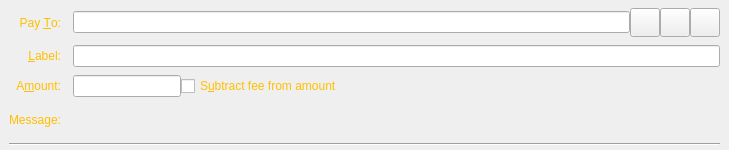
<?xml version="1.0" encoding="UTF-8"?>
<ui version="4.0">
 <class>SendCoinsEntry</class>
 <widget class="QStackedWidget" name="SendCoinsEntry">
  <property name="geometry">
   <rect>
    <x>0</x>
    <y>0</y>
    <width>729</width>
    <height>150</height>
   </rect>
  </property>
  <property name="focusPolicy">
   <enum>Qt::TabFocus</enum>
  </property>
  <property name="autoFillBackground">
   <bool>false</bool>
  </property>
  <property name="styleSheet">
   <string notr="true">QWidget#SendCoinsEntry { background-image: url(:/icons/Background);}
QLabel {color: #FFBF00;}
QRadioButton {color: #FFBF00;}
QCheckBox {color: #FFBF00;}
QPushButton {background-color: white;
    border-style: outset;
    border-width: 2px;
    border-radius: 5px;
    border-color: yellow;
    font: bold 12px;
    min-width: 6em;
    padding: 1px;
	color: #FFBF00
}</string>
  </property>
  <widget class="QFrame" name="SendCoins">
   <property name="toolTip">
    <string>This is a normal payment.</string>
   </property>
   <property name="frameShape">
    <enum>QFrame::NoFrame</enum>
   </property>
   <layout class="QGridLayout" name="gridLayout">
    <property name="topMargin">
     <number>8</number>
    </property>
    <property name="bottomMargin">
     <number>4</number>
    </property>
    <property name="horizontalSpacing">
     <number>12</number>
    </property>
    <property name="verticalSpacing">
     <number>8</number>
    </property>
    <item row="0" column="0">
     <widget class="QLabel" name="payToLabel">
      <property name="text">
       <string>Pay &amp;To:</string>
      </property>
      <property name="alignment">
       <set>Qt::AlignRight|Qt::AlignTrailing|Qt::AlignVCenter</set>
      </property>
      <property name="buddy">
       <cstring>payTo</cstring>
      </property>
     </widget>
    </item>
    <item row="0" column="1">
     <layout class="QHBoxLayout" name="payToLayout">
      <property name="spacing">
       <number>0</number>
      </property>
      <item>
       <widget class="QValidatedLineEdit" name="payTo">
        <property name="toolTip">
         <string>The Ilcoin address to send the payment to</string>
        </property>
       </widget>
      </item>
      <item>
       <widget class="QToolButton" name="addressBookButton">
        <property name="toolTip">
         <string>Choose previously used address</string>
        </property>
        <property name="text">
         <string/>
        </property>
        <property name="icon">
         <iconset resource="../ilcoin.qrc">
          <normaloff>:/icons/address-book</normaloff>:/icons/address-book</iconset>
        </property>
        <property name="iconSize">
         <size>
          <width>22</width>
          <height>22</height>
         </size>
        </property>
        <property name="shortcut">
         <string>Alt+A</string>
        </property>
       </widget>
      </item>
      <item>
       <widget class="QToolButton" name="pasteButton">
        <property name="toolTip">
         <string>Paste address from clipboard</string>
        </property>
        <property name="text">
         <string/>
        </property>
        <property name="icon">
         <iconset resource="../ilcoin.qrc">
          <normaloff>:/icons/editpaste</normaloff>:/icons/editpaste</iconset>
        </property>
        <property name="iconSize">
         <size>
          <width>22</width>
          <height>22</height>
         </size>
        </property>
        <property name="shortcut">
         <string>Alt+P</string>
        </property>
       </widget>
      </item>
      <item>
       <widget class="QToolButton" name="deleteButton">
        <property name="toolTip">
         <string>Remove this entry</string>
        </property>
        <property name="text">
         <string/>
        </property>
        <property name="icon">
         <iconset resource="../ilcoin.qrc">
          <normaloff>:/icons/remove</normaloff>:/icons/remove</iconset>
        </property>
        <property name="iconSize">
         <size>
          <width>22</width>
          <height>22</height>
         </size>
        </property>
       </widget>
      </item>
     </layout>
    </item>
    <item row="1" column="0">
     <widget class="QLabel" name="labellLabel">
      <property name="text">
       <string>&amp;Label:</string>
      </property>
      <property name="alignment">
       <set>Qt::AlignRight|Qt::AlignTrailing|Qt::AlignVCenter</set>
      </property>
      <property name="buddy">
       <cstring>addAsLabel</cstring>
      </property>
     </widget>
    </item>
    <item row="1" column="1">
     <widget class="QLineEdit" name="addAsLabel">
      <property name="toolTip">
       <string>Enter a label for this address to add it to the list of used addresses</string>
      </property>
     </widget>
    </item>
    <item row="2" column="0">
     <widget class="QLabel" name="amountLabel">
      <property name="text">
       <string>A&amp;mount:</string>
      </property>
      <property name="alignment">
       <set>Qt::AlignRight|Qt::AlignTrailing|Qt::AlignVCenter</set>
      </property>
      <property name="buddy">
       <cstring>payAmount</cstring>
      </property>
     </widget>
    </item>
    <item row="2" column="1">
     <layout class="QHBoxLayout" name="horizontalLayoutAmount" stretch="0,1">
      <item>
       <widget class="IlcoinAmountField" name="payAmount"/>
      </item>
      <item>
       <widget class="QCheckBox" name="checkboxSubtractFeeFromAmount">
        <property name="toolTip">
         <string>The fee will be deducted from the amount being sent. The recipient will receive less ilcoins than you enter in the amount field. If multiple recipients are selected, the fee is split equally.</string>
        </property>
        <property name="text">
         <string>S&amp;ubtract fee from amount</string>
        </property>
       </widget>
      </item>
     </layout>
    </item>
    <item row="3" column="0">
     <widget class="QLabel" name="messageLabel">
      <property name="text">
       <string>Message:</string>
      </property>
      <property name="alignment">
       <set>Qt::AlignRight|Qt::AlignTrailing|Qt::AlignVCenter</set>
      </property>
     </widget>
    </item>
    <item row="3" column="1">
     <widget class="QLabel" name="messageTextLabel">
      <property name="toolTip">
       <string>A message that was attached to the ilcoin: URI which will be stored with the transaction for your reference. Note: This message will not be sent over the Ilcoin network.</string>
      </property>
      <property name="textFormat">
       <enum>Qt::PlainText</enum>
      </property>
     </widget>
    </item>
    <item row="4" column="0" colspan="2">
     <widget class="Line" name="line">
      <property name="orientation">
       <enum>Qt::Horizontal</enum>
      </property>
     </widget>
    </item>
   </layout>
  </widget>
  <widget class="QFrame" name="SendCoins_UnauthenticatedPaymentRequest">
   <property name="palette">
    <palette>
     <active>
      <colorrole role="WindowText">
       <brush brushstyle="SolidPattern">
        <color alpha="255">
         <red>0</red>
         <green>0</green>
         <blue>0</blue>
        </color>
       </brush>
      </colorrole>
      <colorrole role="Button">
       <brush brushstyle="SolidPattern">
        <color alpha="255">
         <red>255</red>
         <green>255</green>
         <blue>127</blue>
        </color>
       </brush>
      </colorrole>
      <colorrole role="Light">
       <brush brushstyle="SolidPattern">
        <color alpha="255">
         <red>255</red>
         <green>255</green>
         <blue>255</blue>
        </color>
       </brush>
      </colorrole>
      <colorrole role="Midlight">
       <brush brushstyle="SolidPattern">
        <color alpha="255">
         <red>255</red>
         <green>255</green>
         <blue>191</blue>
        </color>
       </brush>
      </colorrole>
      <colorrole role="Dark">
       <brush brushstyle="SolidPattern">
        <color alpha="255">
         <red>127</red>
         <green>127</green>
         <blue>63</blue>
        </color>
       </brush>
      </colorrole>
      <colorrole role="Mid">
       <brush brushstyle="SolidPattern">
        <color alpha="255">
         <red>170</red>
         <green>170</green>
         <blue>84</blue>
        </color>
       </brush>
      </colorrole>
      <colorrole role="Text">
       <brush brushstyle="SolidPattern">
        <color alpha="255">
         <red>0</red>
         <green>0</green>
         <blue>0</blue>
        </color>
       </brush>
      </colorrole>
      <colorrole role="BrightText">
       <brush brushstyle="SolidPattern">
        <color alpha="255">
         <red>255</red>
         <green>255</green>
         <blue>255</blue>
        </color>
       </brush>
      </colorrole>
      <colorrole role="ButtonText">
       <brush brushstyle="SolidPattern">
        <color alpha="255">
         <red>0</red>
         <green>0</green>
         <blue>0</blue>
        </color>
       </brush>
      </colorrole>
      <colorrole role="Base">
       <brush brushstyle="SolidPattern">
        <color alpha="255">
         <red>255</red>
         <green>255</green>
         <blue>255</blue>
        </color>
       </brush>
      </colorrole>
      <colorrole role="Window">
       <brush brushstyle="SolidPattern">
        <color alpha="255">
         <red>255</red>
         <green>255</green>
         <blue>127</blue>
        </color>
       </brush>
      </colorrole>
      <colorrole role="Shadow">
       <brush brushstyle="SolidPattern">
        <color alpha="255">
         <red>0</red>
         <green>0</green>
         <blue>0</blue>
        </color>
       </brush>
      </colorrole>
      <colorrole role="AlternateBase">
       <brush brushstyle="SolidPattern">
        <color alpha="255">
         <red>255</red>
         <green>255</green>
         <blue>191</blue>
        </color>
       </brush>
      </colorrole>
      <colorrole role="ToolTipBase">
       <brush brushstyle="SolidPattern">
        <color alpha="255">
         <red>255</red>
         <green>255</green>
         <blue>220</blue>
        </color>
       </brush>
      </colorrole>
      <colorrole role="ToolTipText">
       <brush brushstyle="SolidPattern">
        <color alpha="255">
         <red>0</red>
         <green>0</green>
         <blue>0</blue>
        </color>
       </brush>
      </colorrole>
     </active>
     <inactive>
      <colorrole role="WindowText">
       <brush brushstyle="SolidPattern">
        <color alpha="255">
         <red>0</red>
         <green>0</green>
         <blue>0</blue>
        </color>
       </brush>
      </colorrole>
      <colorrole role="Button">
       <brush brushstyle="SolidPattern">
        <color alpha="255">
         <red>255</red>
         <green>255</green>
         <blue>127</blue>
        </color>
       </brush>
      </colorrole>
      <colorrole role="Light">
       <brush brushstyle="SolidPattern">
        <color alpha="255">
         <red>255</red>
         <green>255</green>
         <blue>255</blue>
        </color>
       </brush>
      </colorrole>
      <colorrole role="Midlight">
       <brush brushstyle="SolidPattern">
        <color alpha="255">
         <red>255</red>
         <green>255</green>
         <blue>191</blue>
        </color>
       </brush>
      </colorrole>
      <colorrole role="Dark">
       <brush brushstyle="SolidPattern">
        <color alpha="255">
         <red>127</red>
         <green>127</green>
         <blue>63</blue>
        </color>
       </brush>
      </colorrole>
      <colorrole role="Mid">
       <brush brushstyle="SolidPattern">
        <color alpha="255">
         <red>170</red>
         <green>170</green>
         <blue>84</blue>
        </color>
       </brush>
      </colorrole>
      <colorrole role="Text">
       <brush brushstyle="SolidPattern">
        <color alpha="255">
         <red>0</red>
         <green>0</green>
         <blue>0</blue>
        </color>
       </brush>
      </colorrole>
      <colorrole role="BrightText">
       <brush brushstyle="SolidPattern">
        <color alpha="255">
         <red>255</red>
         <green>255</green>
         <blue>255</blue>
        </color>
       </brush>
      </colorrole>
      <colorrole role="ButtonText">
       <brush brushstyle="SolidPattern">
        <color alpha="255">
         <red>0</red>
         <green>0</green>
         <blue>0</blue>
        </color>
       </brush>
      </colorrole>
      <colorrole role="Base">
       <brush brushstyle="SolidPattern">
        <color alpha="255">
         <red>255</red>
         <green>255</green>
         <blue>255</blue>
        </color>
       </brush>
      </colorrole>
      <colorrole role="Window">
       <brush brushstyle="SolidPattern">
        <color alpha="255">
         <red>255</red>
         <green>255</green>
         <blue>127</blue>
        </color>
       </brush>
      </colorrole>
      <colorrole role="Shadow">
       <brush brushstyle="SolidPattern">
        <color alpha="255">
         <red>0</red>
         <green>0</green>
         <blue>0</blue>
        </color>
       </brush>
      </colorrole>
      <colorrole role="AlternateBase">
       <brush brushstyle="SolidPattern">
        <color alpha="255">
         <red>255</red>
         <green>255</green>
         <blue>191</blue>
        </color>
       </brush>
      </colorrole>
      <colorrole role="ToolTipBase">
       <brush brushstyle="SolidPattern">
        <color alpha="255">
         <red>255</red>
         <green>255</green>
         <blue>220</blue>
        </color>
       </brush>
      </colorrole>
      <colorrole role="ToolTipText">
       <brush brushstyle="SolidPattern">
        <color alpha="255">
         <red>0</red>
         <green>0</green>
         <blue>0</blue>
        </color>
       </brush>
      </colorrole>
     </inactive>
     <disabled>
      <colorrole role="WindowText">
       <brush brushstyle="SolidPattern">
        <color alpha="255">
         <red>127</red>
         <green>127</green>
         <blue>63</blue>
        </color>
       </brush>
      </colorrole>
      <colorrole role="Button">
       <brush brushstyle="SolidPattern">
        <color alpha="255">
         <red>255</red>
         <green>255</green>
         <blue>127</blue>
        </color>
       </brush>
      </colorrole>
      <colorrole role="Light">
       <brush brushstyle="SolidPattern">
        <color alpha="255">
         <red>255</red>
         <green>255</green>
         <blue>255</blue>
        </color>
       </brush>
      </colorrole>
      <colorrole role="Midlight">
       <brush brushstyle="SolidPattern">
        <color alpha="255">
         <red>255</red>
         <green>255</green>
         <blue>191</blue>
        </color>
       </brush>
      </colorrole>
      <colorrole role="Dark">
       <brush brushstyle="SolidPattern">
        <color alpha="255">
         <red>127</red>
         <green>127</green>
         <blue>63</blue>
        </color>
       </brush>
      </colorrole>
      <colorrole role="Mid">
       <brush brushstyle="SolidPattern">
        <color alpha="255">
         <red>170</red>
         <green>170</green>
         <blue>84</blue>
        </color>
       </brush>
      </colorrole>
      <colorrole role="Text">
       <brush brushstyle="SolidPattern">
        <color alpha="255">
         <red>127</red>
         <green>127</green>
         <blue>63</blue>
        </color>
       </brush>
      </colorrole>
      <colorrole role="BrightText">
       <brush brushstyle="SolidPattern">
        <color alpha="255">
         <red>255</red>
         <green>255</green>
         <blue>255</blue>
        </color>
       </brush>
      </colorrole>
      <colorrole role="ButtonText">
       <brush brushstyle="SolidPattern">
        <color alpha="255">
         <red>127</red>
         <green>127</green>
         <blue>63</blue>
        </color>
       </brush>
      </colorrole>
      <colorrole role="Base">
       <brush brushstyle="SolidPattern">
        <color alpha="255">
         <red>255</red>
         <green>255</green>
         <blue>127</blue>
        </color>
       </brush>
      </colorrole>
      <colorrole role="Window">
       <brush brushstyle="SolidPattern">
        <color alpha="255">
         <red>255</red>
         <green>255</green>
         <blue>127</blue>
        </color>
       </brush>
      </colorrole>
      <colorrole role="Shadow">
       <brush brushstyle="SolidPattern">
        <color alpha="255">
         <red>0</red>
         <green>0</green>
         <blue>0</blue>
        </color>
       </brush>
      </colorrole>
      <colorrole role="AlternateBase">
       <brush brushstyle="SolidPattern">
        <color alpha="255">
         <red>255</red>
         <green>255</green>
         <blue>127</blue>
        </color>
       </brush>
      </colorrole>
      <colorrole role="ToolTipBase">
       <brush brushstyle="SolidPattern">
        <color alpha="255">
         <red>255</red>
         <green>255</green>
         <blue>220</blue>
        </color>
       </brush>
      </colorrole>
      <colorrole role="ToolTipText">
       <brush brushstyle="SolidPattern">
        <color alpha="255">
         <red>0</red>
         <green>0</green>
         <blue>0</blue>
        </color>
       </brush>
      </colorrole>
     </disabled>
    </palette>
   </property>
   <property name="toolTip">
    <string>This is an unauthenticated payment request.</string>
   </property>
   <property name="autoFillBackground">
    <bool>true</bool>
   </property>
   <property name="frameShape">
    <enum>QFrame::NoFrame</enum>
   </property>
   <layout class="QGridLayout" name="gridLayout_is">
    <property name="spacing">
     <number>12</number>
    </property>
    <item row="0" column="0">
     <widget class="QLabel" name="payToLabel_is">
      <property name="text">
       <string>Pay To:</string>
      </property>
      <property name="alignment">
       <set>Qt::AlignRight|Qt::AlignTrailing|Qt::AlignVCenter</set>
      </property>
     </widget>
    </item>
    <item row="0" column="1">
     <layout class="QHBoxLayout" name="payToLayout_is">
      <property name="spacing">
       <number>0</number>
      </property>
      <item>
       <widget class="QLabel" name="payTo_is"/>
      </item>
      <item>
       <widget class="QToolButton" name="deleteButton_is">
        <property name="toolTip">
         <string>Remove this entry</string>
        </property>
        <property name="text">
         <string/>
        </property>
        <property name="icon">
         <iconset resource="../ilcoin.qrc">
          <normaloff>:/icons/remove</normaloff>:/icons/remove</iconset>
        </property>
       </widget>
      </item>
     </layout>
    </item>
    <item row="1" column="0">
     <widget class="QLabel" name="memoLabel_is">
      <property name="text">
       <string>Memo:</string>
      </property>
      <property name="alignment">
       <set>Qt::AlignRight|Qt::AlignTrailing|Qt::AlignVCenter</set>
      </property>
     </widget>
    </item>
    <item row="1" column="1">
     <widget class="QLabel" name="memoTextLabel_is">
      <property name="textFormat">
       <enum>Qt::PlainText</enum>
      </property>
     </widget>
    </item>
    <item row="2" column="0">
     <widget class="QLabel" name="amountLabel_is">
      <property name="text">
       <string>A&amp;mount:</string>
      </property>
      <property name="alignment">
       <set>Qt::AlignRight|Qt::AlignTrailing|Qt::AlignVCenter</set>
      </property>
      <property name="buddy">
       <cstring>payAmount_is</cstring>
      </property>
     </widget>
    </item>
    <item row="2" column="1">
     <widget class="IlcoinAmountField" name="payAmount_is">
      <property name="acceptDrops">
       <bool>false</bool>
      </property>
     </widget>
    </item>
   </layout>
  </widget>
  <widget class="QFrame" name="SendCoins_AuthenticatedPaymentRequest">
   <property name="palette">
    <palette>
     <active>
      <colorrole role="WindowText">
       <brush brushstyle="SolidPattern">
        <color alpha="255">
         <red>0</red>
         <green>0</green>
         <blue>0</blue>
        </color>
       </brush>
      </colorrole>
      <colorrole role="Button">
       <brush brushstyle="SolidPattern">
        <color alpha="255">
         <red>140</red>
         <green>232</green>
         <blue>119</blue>
        </color>
       </brush>
      </colorrole>
      <colorrole role="Light">
       <brush brushstyle="SolidPattern">
        <color alpha="255">
         <red>230</red>
         <green>255</green>
         <blue>224</blue>
        </color>
       </brush>
      </colorrole>
      <colorrole role="Midlight">
       <brush brushstyle="SolidPattern">
        <color alpha="255">
         <red>185</red>
         <green>243</green>
         <blue>171</blue>
        </color>
       </brush>
      </colorrole>
      <colorrole role="Dark">
       <brush brushstyle="SolidPattern">
        <color alpha="255">
         <red>70</red>
         <green>116</green>
         <blue>59</blue>
        </color>
       </brush>
      </colorrole>
      <colorrole role="Mid">
       <brush brushstyle="SolidPattern">
        <color alpha="255">
         <red>93</red>
         <green>155</green>
         <blue>79</blue>
        </color>
       </brush>
      </colorrole>
      <colorrole role="Text">
       <brush brushstyle="SolidPattern">
        <color alpha="255">
         <red>0</red>
         <green>0</green>
         <blue>0</blue>
        </color>
       </brush>
      </colorrole>
      <colorrole role="BrightText">
       <brush brushstyle="SolidPattern">
        <color alpha="255">
         <red>155</red>
         <green>255</green>
         <blue>147</blue>
        </color>
       </brush>
      </colorrole>
      <colorrole role="ButtonText">
       <brush brushstyle="SolidPattern">
        <color alpha="255">
         <red>0</red>
         <green>0</green>
         <blue>0</blue>
        </color>
       </brush>
      </colorrole>
      <colorrole role="Base">
       <brush brushstyle="SolidPattern">
        <color alpha="255">
         <red>119</red>
         <green>255</green>
         <blue>233</blue>
        </color>
       </brush>
      </colorrole>
      <colorrole role="Window">
       <brush brushstyle="SolidPattern">
        <color alpha="255">
         <red>140</red>
         <green>232</green>
         <blue>119</blue>
        </color>
       </brush>
      </colorrole>
      <colorrole role="Shadow">
       <brush brushstyle="SolidPattern">
        <color alpha="255">
         <red>0</red>
         <green>0</green>
         <blue>0</blue>
        </color>
       </brush>
      </colorrole>
      <colorrole role="AlternateBase">
       <brush brushstyle="SolidPattern">
        <color alpha="255">
         <red>197</red>
         <green>243</green>
         <blue>187</blue>
        </color>
       </brush>
      </colorrole>
      <colorrole role="NoRole">
       <brush brushstyle="SolidPattern">
        <color alpha="255">
         <red>125</red>
         <green>194</green>
         <blue>122</blue>
        </color>
       </brush>
      </colorrole>
      <colorrole role="ToolTipBase">
       <brush brushstyle="SolidPattern">
        <color alpha="255">
         <red>255</red>
         <green>255</green>
         <blue>220</blue>
        </color>
       </brush>
      </colorrole>
      <colorrole role="ToolTipText">
       <brush brushstyle="SolidPattern">
        <color alpha="255">
         <red>0</red>
         <green>0</green>
         <blue>0</blue>
        </color>
       </brush>
      </colorrole>
     </active>
     <inactive>
      <colorrole role="WindowText">
       <brush brushstyle="SolidPattern">
        <color alpha="255">
         <red>0</red>
         <green>0</green>
         <blue>0</blue>
        </color>
       </brush>
      </colorrole>
      <colorrole role="Button">
       <brush brushstyle="SolidPattern">
        <color alpha="255">
         <red>140</red>
         <green>232</green>
         <blue>119</blue>
        </color>
       </brush>
      </colorrole>
      <colorrole role="Light">
       <brush brushstyle="SolidPattern">
        <color alpha="255">
         <red>230</red>
         <green>255</green>
         <blue>224</blue>
        </color>
       </brush>
      </colorrole>
      <colorrole role="Midlight">
       <brush brushstyle="SolidPattern">
        <color alpha="255">
         <red>185</red>
         <green>243</green>
         <blue>171</blue>
        </color>
       </brush>
      </colorrole>
      <colorrole role="Dark">
       <brush brushstyle="SolidPattern">
        <color alpha="255">
         <red>70</red>
         <green>116</green>
         <blue>59</blue>
        </color>
       </brush>
      </colorrole>
      <colorrole role="Mid">
       <brush brushstyle="SolidPattern">
        <color alpha="255">
         <red>93</red>
         <green>155</green>
         <blue>79</blue>
        </color>
       </brush>
      </colorrole>
      <colorrole role="Text">
       <brush brushstyle="SolidPattern">
        <color alpha="255">
         <red>0</red>
         <green>0</green>
         <blue>0</blue>
        </color>
       </brush>
      </colorrole>
      <colorrole role="BrightText">
       <brush brushstyle="SolidPattern">
        <color alpha="255">
         <red>155</red>
         <green>255</green>
         <blue>147</blue>
        </color>
       </brush>
      </colorrole>
      <colorrole role="ButtonText">
       <brush brushstyle="SolidPattern">
        <color alpha="255">
         <red>0</red>
         <green>0</green>
         <blue>0</blue>
        </color>
       </brush>
      </colorrole>
      <colorrole role="Base">
       <brush brushstyle="SolidPattern">
        <color alpha="255">
         <red>119</red>
         <green>255</green>
         <blue>233</blue>
        </color>
       </brush>
      </colorrole>
      <colorrole role="Window">
       <brush brushstyle="SolidPattern">
        <color alpha="255">
         <red>140</red>
         <green>232</green>
         <blue>119</blue>
        </color>
       </brush>
      </colorrole>
      <colorrole role="Shadow">
       <brush brushstyle="SolidPattern">
        <color alpha="255">
         <red>0</red>
         <green>0</green>
         <blue>0</blue>
        </color>
       </brush>
      </colorrole>
      <colorrole role="AlternateBase">
       <brush brushstyle="SolidPattern">
        <color alpha="255">
         <red>197</red>
         <green>243</green>
         <blue>187</blue>
        </color>
       </brush>
      </colorrole>
      <colorrole role="NoRole">
       <brush brushstyle="SolidPattern">
        <color alpha="255">
         <red>125</red>
         <green>194</green>
         <blue>122</blue>
        </color>
       </brush>
      </colorrole>
      <colorrole role="ToolTipBase">
       <brush brushstyle="SolidPattern">
        <color alpha="255">
         <red>255</red>
         <green>255</green>
         <blue>220</blue>
        </color>
       </brush>
      </colorrole>
      <colorrole role="ToolTipText">
       <brush brushstyle="SolidPattern">
        <color alpha="255">
         <red>0</red>
         <green>0</green>
         <blue>0</blue>
        </color>
       </brush>
      </colorrole>
     </inactive>
     <disabled>
      <colorrole role="WindowText">
       <brush brushstyle="SolidPattern">
        <color alpha="255">
         <red>70</red>
         <green>116</green>
         <blue>59</blue>
        </color>
       </brush>
      </colorrole>
      <colorrole role="Button">
       <brush brushstyle="SolidPattern">
        <color alpha="255">
         <red>140</red>
         <green>232</green>
         <blue>119</blue>
        </color>
       </brush>
      </colorrole>
      <colorrole role="Light">
       <brush brushstyle="SolidPattern">
        <color alpha="255">
         <red>230</red>
         <green>255</green>
         <blue>224</blue>
        </color>
       </brush>
      </colorrole>
      <colorrole role="Midlight">
       <brush brushstyle="SolidPattern">
        <color alpha="255">
         <red>185</red>
         <green>243</green>
         <blue>171</blue>
        </color>
       </brush>
      </colorrole>
      <colorrole role="Dark">
       <brush brushstyle="SolidPattern">
        <color alpha="255">
         <red>70</red>
         <green>116</green>
         <blue>59</blue>
        </color>
       </brush>
      </colorrole>
      <colorrole role="Mid">
       <brush brushstyle="SolidPattern">
        <color alpha="255">
         <red>93</red>
         <green>155</green>
         <blue>79</blue>
        </color>
       </brush>
      </colorrole>
      <colorrole role="Text">
       <brush brushstyle="SolidPattern">
        <color alpha="255">
         <red>70</red>
         <green>116</green>
         <blue>59</blue>
        </color>
       </brush>
      </colorrole>
      <colorrole role="BrightText">
       <brush brushstyle="SolidPattern">
        <color alpha="255">
         <red>155</red>
         <green>255</green>
         <blue>147</blue>
        </color>
       </brush>
      </colorrole>
      <colorrole role="ButtonText">
       <brush brushstyle="SolidPattern">
        <color alpha="255">
         <red>70</red>
         <green>116</green>
         <blue>59</blue>
        </color>
       </brush>
      </colorrole>
      <colorrole role="Base">
       <brush brushstyle="SolidPattern">
        <color alpha="255">
         <red>140</red>
         <green>232</green>
         <blue>119</blue>
        </color>
       </brush>
      </colorrole>
      <colorrole role="Window">
       <brush brushstyle="SolidPattern">
        <color alpha="255">
         <red>140</red>
         <green>232</green>
         <blue>119</blue>
        </color>
       </brush>
      </colorrole>
      <colorrole role="Shadow">
       <brush brushstyle="SolidPattern">
        <color alpha="255">
         <red>0</red>
         <green>0</green>
         <blue>0</blue>
        </color>
       </brush>
      </colorrole>
      <colorrole role="AlternateBase">
       <brush brushstyle="SolidPattern">
        <color alpha="255">
         <red>140</red>
         <green>232</green>
         <blue>119</blue>
        </color>
       </brush>
      </colorrole>
      <colorrole role="NoRole">
       <brush brushstyle="SolidPattern">
        <color alpha="255">
         <red>125</red>
         <green>194</green>
         <blue>122</blue>
        </color>
       </brush>
      </colorrole>
      <colorrole role="ToolTipBase">
       <brush brushstyle="SolidPattern">
        <color alpha="255">
         <red>255</red>
         <green>255</green>
         <blue>220</blue>
        </color>
       </brush>
      </colorrole>
      <colorrole role="ToolTipText">
       <brush brushstyle="SolidPattern">
        <color alpha="255">
         <red>0</red>
         <green>0</green>
         <blue>0</blue>
        </color>
       </brush>
      </colorrole>
     </disabled>
    </palette>
   </property>
   <property name="toolTip">
    <string>This is an authenticated payment request.</string>
   </property>
   <property name="autoFillBackground">
    <bool>true</bool>
   </property>
   <property name="frameShape">
    <enum>QFrame::NoFrame</enum>
   </property>
   <layout class="QGridLayout" name="gridLayout_s">
    <property name="spacing">
     <number>12</number>
    </property>
    <item row="0" column="0">
     <widget class="QLabel" name="payToLabel_s">
      <property name="text">
       <string>Pay To:</string>
      </property>
      <property name="alignment">
       <set>Qt::AlignRight|Qt::AlignTrailing|Qt::AlignVCenter</set>
      </property>
     </widget>
    </item>
    <item row="0" column="1">
     <layout class="QHBoxLayout" name="payToLayout_s">
      <property name="spacing">
       <number>0</number>
      </property>
      <item>
       <widget class="QLabel" name="payTo_s">
        <property name="textFormat">
         <enum>Qt::PlainText</enum>
        </property>
       </widget>
      </item>
      <item>
       <widget class="QToolButton" name="deleteButton_s">
        <property name="toolTip">
         <string>Remove this entry</string>
        </property>
        <property name="text">
         <string/>
        </property>
        <property name="icon">
         <iconset resource="../ilcoin.qrc">
          <normaloff>:/icons/remove</normaloff>:/icons/remove</iconset>
        </property>
       </widget>
      </item>
     </layout>
    </item>
    <item row="1" column="0">
     <widget class="QLabel" name="memoLabel_s">
      <property name="text">
       <string>Memo:</string>
      </property>
      <property name="alignment">
       <set>Qt::AlignRight|Qt::AlignTrailing|Qt::AlignVCenter</set>
      </property>
     </widget>
    </item>
    <item row="1" column="1">
     <widget class="QLabel" name="memoTextLabel_s">
      <property name="textFormat">
       <enum>Qt::PlainText</enum>
      </property>
     </widget>
    </item>
    <item row="2" column="0">
     <widget class="QLabel" name="amountLabel_s">
      <property name="text">
       <string>A&amp;mount:</string>
      </property>
      <property name="alignment">
       <set>Qt::AlignRight|Qt::AlignTrailing|Qt::AlignVCenter</set>
      </property>
      <property name="buddy">
       <cstring>payAmount_s</cstring>
      </property>
     </widget>
    </item>
    <item row="2" column="1">
     <widget class="IlcoinAmountField" name="payAmount_s">
      <property name="acceptDrops">
       <bool>false</bool>
      </property>
     </widget>
    </item>
   </layout>
  </widget>
 </widget>
 <customwidgets>
  <customwidget>
   <class>QValidatedLineEdit</class>
   <extends>QLineEdit</extends>
   <header>qvalidatedlineedit.h</header>
  </customwidget>
  <customwidget>
   <class>IlcoinAmountField</class>
   <extends>QLineEdit</extends>
   <header>ilcoinamountfield.h</header>
   <container>1</container>
  </customwidget>
 </customwidgets>
 <tabstops>
  <tabstop>payTo</tabstop>
  <tabstop>addressBookButton</tabstop>
  <tabstop>pasteButton</tabstop>
  <tabstop>deleteButton</tabstop>
  <tabstop>addAsLabel</tabstop>
  <tabstop>payAmount</tabstop>
  <tabstop>payAmount_is</tabstop>
  <tabstop>deleteButton_is</tabstop>
  <tabstop>payAmount_s</tabstop>
  <tabstop>deleteButton_s</tabstop>
 </tabstops>
 <resources>
  <include location="../ilcoin.qrc"/>
 </resources>
 <connections/>
</ui>
